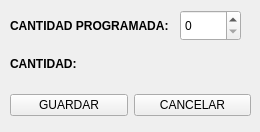
<?xml version="1.0" encoding="UTF-8"?>
<ui version="4.0">
 <class>cantidad</class>
 <widget class="QWidget" name="cantidad">
  <property name="geometry">
   <rect>
    <x>0</x>
    <y>0</y>
    <width>260</width>
    <height>132</height>
   </rect>
  </property>
  <property name="sizePolicy">
   <sizepolicy hsizetype="Preferred" vsizetype="Preferred">
    <horstretch>0</horstretch>
    <verstretch>0</verstretch>
   </sizepolicy>
  </property>
  <property name="windowTitle">
   <string>Form</string>
  </property>
  <widget class="QWidget" name="layoutWidget">
   <property name="geometry">
    <rect>
     <x>10</x>
     <y>90</y>
     <width>241</width>
     <height>31</height>
    </rect>
   </property>
   <layout class="QHBoxLayout" name="horizontalLayout">
    <item>
     <widget class="QPushButton" name="pushButton">
      <property name="text">
       <string>GUARDAR</string>
      </property>
     </widget>
    </item>
    <item>
     <widget class="QPushButton" name="pushButton_2">
      <property name="text">
       <string>CANCELAR</string>
      </property>
     </widget>
    </item>
   </layout>
  </widget>
  <widget class="QWidget" name="layoutWidget_2">
   <property name="geometry">
    <rect>
     <x>10</x>
     <y>10</y>
     <width>231</width>
     <height>71</height>
    </rect>
   </property>
   <layout class="QVBoxLayout" name="verticalLayout">
    <item>
     <layout class="QHBoxLayout" name="horizontalLayout_2">
      <item>
       <widget class="QLabel" name="label">
        <property name="font">
         <font>
          <weight>75</weight>
          <bold>true</bold>
         </font>
        </property>
        <property name="text">
         <string>CANTIDAD PROGRAMADA:</string>
        </property>
       </widget>
      </item>
      <item>
       <widget class="QSpinBox" name="spinBox">
        <property name="minimumSize">
         <size>
          <width>61</width>
          <height>31</height>
         </size>
        </property>
        <property name="maximumSize">
         <size>
          <width>61</width>
          <height>31</height>
         </size>
        </property>
       </widget>
      </item>
     </layout>
    </item>
    <item>
     <layout class="QHBoxLayout" name="horizontalLayout_3">
      <item>
       <widget class="QLabel" name="label_2">
        <property name="font">
         <font>
          <weight>75</weight>
          <bold>true</bold>
         </font>
        </property>
        <property name="text">
         <string>CANTIDAD:</string>
        </property>
       </widget>
      </item>
      <item>
       <widget class="QLabel" name="label_cantidad">
        <property name="text">
         <string/>
        </property>
       </widget>
      </item>
     </layout>
    </item>
   </layout>
  </widget>
 </widget>
 <resources/>
 <connections/>
</ui>
